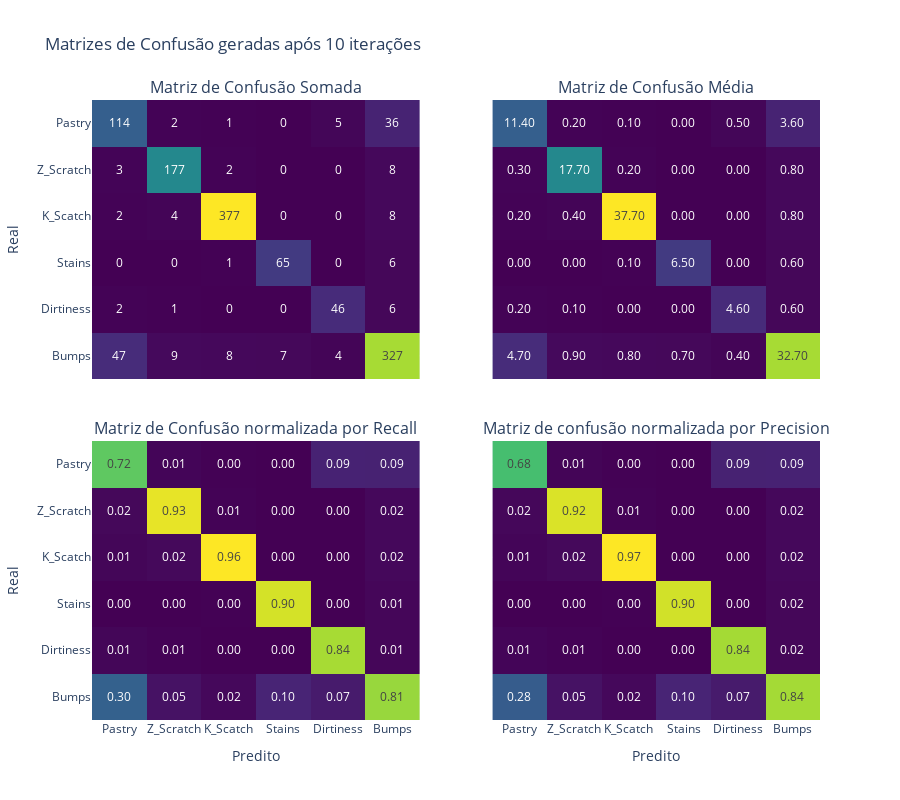

The code cell stored with this chart in its notebook:
### Code cell
tree_cms = tree_res['cms']

plot_confusion_matrix(tree_cms)

### Figure 1 — Plotly figure (JSON) as saved in the notebook; plotly's stock layout.template omitted (floating-point values rounded to 4 significant figures)
{"data": [{"colorscale": [[0, "#440154"], [0.1111, "#482878"], [0.2222, "#3e4989"], [0.3333, "#31688e"], [0.4444, "#26828e"], [0.5556, "#1f9e89"], [0.6667, "#35b779"], [0.7778, "#6ece58"], [0.8889, "#b5de2b"], [1, "#fde725"]], "showscale": false, "text": [[114, 2, 1, 0, 5, 36], [3, 177, 2, 0, 0, 8], [2, 4, 377, 0, 0, 8], [0, 0, 1, 65, 0, 6], [2, 1, 0, 0, 46, 6], [47, 9, 8, 7, 4, 327]], "texttemplate": "%{text}", "type": "heatmap", "x": ["Pastry", "Z_Scratch", "K_Scatch", "Stains", "Dirtiness", "Bumps"], "xaxis": "x", "y": ["Pastry", "Z_Scratch", "K_Scatch", "Stains", "Dirtiness", "Bumps"], "yaxis": "y", "z": [[114, 2, 1, 0, 5, 36], [3, 177, 2, 0, 0, 8], [2, 4, 377, 0, 0, 8], [0, 0, 1, 65, 0, 6], [2, 1, 0, 0, 46, 6], [47, 9, 8, 7, 4, 327]]}, {"colorscale": [[0, "#440154"], [0.1111, "#482878"], [0.2222, "#3e4989"], [0.3333, "#31688e"], [0.4444, "#26828e"], [0.5556, "#1f9e89"], [0.6667, "#35b779"], [0.7778, "#6ece58"], [0.8889, "#b5de2b"], [1, "#fde725"]], "showscale": false, "text": [[11.4, 0.2, 0.1, 0, 0.5, 3.6], [0.3, 17.7, 0.2, 0, 0, 0.8], [0.2, 0.4, 37.7, 0, 0, 0.8], [0, 0, 0.1, 6.5, 0, 0.6], [0.2, 0.1, 0, 0, 4.6, 0.6], [4.7, 0.9, 0.8, 0.7, 0.4, 32.7]], "texttemplate": "%{text:.2f}", "type": "heatmap", "x": ["Pastry", "Z_Scratch", "K_Scatch", "Stains", "Dirtiness", "Bumps"], "xaxis": "x2", "y": ["Pastry", "Z_Scratch", "K_Scatch", "Stains", "Dirtiness", "Bumps"], "yaxis": "y2", "z": [[11.4, 0.2, 0.1, 0, 0.5, 3.6], [0.3, 17.7, 0.2, 0, 0, 0.8], [0.2, 0.4, 37.7, 0, 0, 0.8], [0, 0, 0.1, 6.5, 0, 0.6], [0.2, 0.1, 0, 0, 4.6, 0.6], [4.7, 0.9, 0.8, 0.7, 0.4, 32.7]]}, {"colorscale": [[0, "#440154"], [0.1111, "#482878"], [0.2222, "#3e4989"], [0.3333, "#31688e"], [0.4444, "#26828e"], [0.5556, "#1f9e89"], [0.6667, "#35b779"], [0.7778, "#6ece58"], [0.8889, "#b5de2b"], [1, "#fde725"]], "showscale": false, "text": [[0.7215, 0.01053, 0.002558, 0, 0.09091, 0.08955], [0.01899, 0.9316, 0.005115, 0, 0, 0.0199], [0.01266, 0.02105, 0.9642, 0, 0, 0.0199], [0, 0, 0.002558, 0.9028, 0, 0.01493], [0.01266, 0.005263, 0, 0, 0.8364, 0.01493], [0.2975, 0.04737, 0.02046, 0.09722, 0.07273, 0.8134]], "texttemplate": "%{text:.2f}", "type": "heatmap", "x": ["Pastry", "Z_Scratch", "K_Scatch", "Stains", "Dirtiness", "Bumps"], "xaxis": "x3", "y": ["Pastry", "Z_Scratch", "K_Scatch", "Stains", "Dirtiness", "Bumps"], "yaxis": "y3", "z": [[0.7215, 0.01053, 0.002558, 0, 0.09091, 0.08955], [0.01899, 0.9316, 0.005115, 0, 0, 0.0199], [0.01266, 0.02105, 0.9642, 0, 0, 0.0199], [0, 0, 0.002558, 0.9028, 0, 0.01493], [0.01266, 0.005263, 0, 0, 0.8364, 0.01493], [0.2975, 0.04737, 0.02046, 0.09722, 0.07273, 0.8134]]}, {"colorscale": [[0, "#440154"], [0.1111, "#482878"], [0.2222, "#3e4989"], [0.3333, "#31688e"], [0.4444, "#26828e"], [0.5556, "#1f9e89"], [0.6667, "#35b779"], [0.7778, "#6ece58"], [0.8889, "#b5de2b"], [1, "#fde725"]], "showscale": false, "text": [[0.6786, 0.01036, 0.002571, 0, 0.09091, 0.09207], [0.01786, 0.9171, 0.005141, 0, 0, 0.02046], [0.0119, 0.02073, 0.9692, 0, 0, 0.02046], [0, 0, 0.002571, 0.9028, 0, 0.01535], [0.0119, 0.005181, 0, 0, 0.8364, 0.01535], [0.2798, 0.04663, 0.02057, 0.09722, 0.07273, 0.8363]], "texttemplate": "%{text:.2f}", "type": "heatmap", "x": ["Pastry", "Z_Scratch", "K_Scatch", "Stains", "Dirtiness", "Bumps"], "xaxis": "x4", "y": ["Pastry", "Z_Scratch", "K_Scatch", "Stains", "Dirtiness", "Bumps"], "yaxis": "y4", "z": [[0.6786, 0.01036, 0.002571, 0, 0.09091, 0.09207], [0.01786, 0.9171, 0.005141, 0, 0, 0.02046], [0.0119, 0.02073, 0.9692, 0, 0, 0.02046], [0, 0, 0.002571, 0.9028, 0, 0.01535], [0.0119, 0.005181, 0, 0, 0.8364, 0.01535], [0.2798, 0.04663, 0.02057, 0.09722, 0.07273, 0.8363]]}], "layout": {"annotations": [{"font": {"size": 16}, "showarrow": false, "text": "Matriz de Confusão Somada", "x": 0.225, "xanchor": "center", "xref": "paper", "y": 1, "yanchor": "bottom", "yref": "paper"}, {"font": {"size": 16}, "showarrow": false, "text": "Matriz de Confusão Média", "x": 0.775, "xanchor": "center", "xref": "paper", "y": 1, "yanchor": "bottom", "yref": "paper"}, {"font": {"size": 16}, "showarrow": false, "text": "Matriz de Confusão normalizada por Recall", "x": 0.225, "xanchor": "center", "xref": "paper", "y": 0.45, "yanchor": "bottom", "yref": "paper"}, {"font": {"size": 16}, "showarrow": false, "text": "Matriz de confusão normalizada por Precision", "x": 0.775, "xanchor": "center", "xref": "paper", "y": 0.45, "yanchor": "bottom", "yref": "paper"}], "autosize": true, "height": 800, "title": {"text": "Matrizes de Confusão geradas após 10 iterações"}, "xaxis": {"anchor": "y", "autorange": true, "domain": [0, 0.45], "matches": "x3", "range": [-0.5, 5.5], "showticklabels": false, "type": "category"}, "xaxis2": {"anchor": "y2", "autorange": true, "domain": [0.55, 1], "matches": "x4", "range": [-0.5, 5.5], "showticklabels": false, "type": "category"}, "xaxis3": {"anchor": "y3", "autorange": true, "domain": [0, 0.45], "range": [-0.5, 5.5], "title": {"text": "Predito"}, "type": "category"}, "xaxis4": {"anchor": "y4", "autorange": true, "domain": [0.55, 1], "range": [-0.5, 5.5], "title": {"text": "Predito"}, "type": "category"}, "yaxis": {"anchor": "x", "autorange": true, "domain": [0.55, 1], "range": [5.5, -0.5], "title": {"text": "Real"}, "type": "category"}, "yaxis2": {"anchor": "x2", "autorange": true, "domain": [0.55, 1], "matches": "y", "range": [5.5, -0.5], "showticklabels": false, "type": "category"}, "yaxis3": {"anchor": "x3", "autorange": true, "domain": [0, 0.45], "range": [5.5, -0.5], "title": {"text": "Real"}, "type": "category"}, "yaxis4": {"anchor": "x4", "autorange": true, "domain": [0, 0.45], "matches": "y3", "range": [5.5, -0.5], "showticklabels": false, "type": "category"}}}
